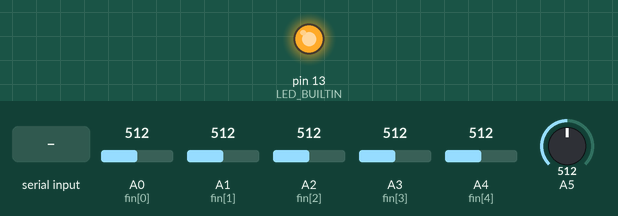
Recording of a sketch running on a simulated Arduino Uno, built with avr-gcc and run on an emulated ATmega328P. Shown: output pins drawn as LEDs (lit = HIGH). The test bench sets the inputs (shaded band); at power-on: A0 (fin[0]) = 512, A1 (fin[1]) = 512, A2 (fin[2]) = 512, A3 (fin[3]) = 512, A4 (fin[4]) = 512, A5 = 512. What the sketch prints to the serial monitor is not drawn.

Above: at 1.2 s.
1.3 s: "1" received over Serial
At 1.7 s:
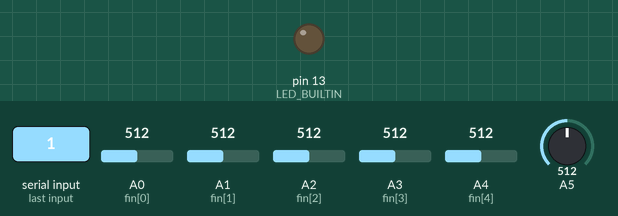
2.8 s: "0" received over Serial
At 4.0 s:
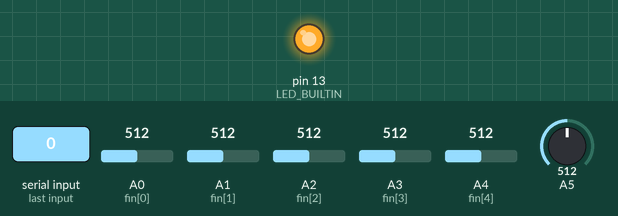
4.3 s: "1" received over the second serial link
At 5.1 s:
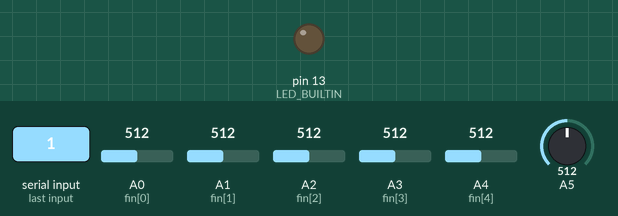
Timing chart, 0 to 7.3 s (numbered marks = the images above; inputs shaded):
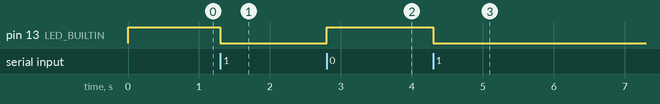

Measured:
- after the input at 1.3 s, pin 13 (LED_BUILTIN): HIGH → LOW at once
- after the input at 2.8 s, pin 13 (LED_BUILTIN): LOW → HIGH at once
- after the input at 4.3 s, pin 13 (LED_BUILTIN): HIGH → LOW at once

The sketch:

Flex_Controller.ino
```cpp
#include <SoftwareSerial.h>

const int rx = 2;
const int tx = 3;

SoftwareSerial BTserial(rx, tx); //RX : pin2 , TX : pin3


//손가락 기준 = 오른손

const unsigned  int fin[5] = { A0, A1, A2, A3, A4 };
//		!!!중요!!!
//	꼭 fin 속성을 정의해야 됨.
//		A0 = 엄지
//		A1 = 검지
//		A2 = 중지
//		A3 = 약지
//		A4 = 소지


// fin 저장 > BT Serial 송신 데이터
int Trans_fin[5] = { 1,2,3,4,5 };
int trans_Count = 0;


//BTserial 접속 후 한번 작동 유무
//bool worked_once = false;


void setup()
{
	pinMode(A0, INPUT);
	pinMode(A1, INPUT);
	pinMode(A2, INPUT);
	pinMode(A3, INPUT);
	pinMode(A4, INPUT);

	pinMode(LED_BUILTIN, OUTPUT);


	Serial.begin(115200);
	BTserial.begin(115200);


}

void loop()
{
	if (Serial.available() == true || BTserial.available() == true )
	{

		digitalWrite(LED_BUILTIN, LOW);


		//for문 방식 (작동 안됨)
		/*
		for (int count; count > 5; count++)
		{

			Serial.println(Trans_fin[count]);
			BTserial.write(Trans_fin[count]);
		}
		*/
		Trans_fin[trans_Count] = analogRead(fin[trans_Count]);


		Serial.println(Trans_fin[trans_Count]);
		BTserial.write(Trans_fin[trans_Count]);


		trans_Count++;
		if (trans_Count > 5)
			trans_Count = 0;
	}
	else
		digitalWrite(LED_BUILTIN, HIGH);


}
```
